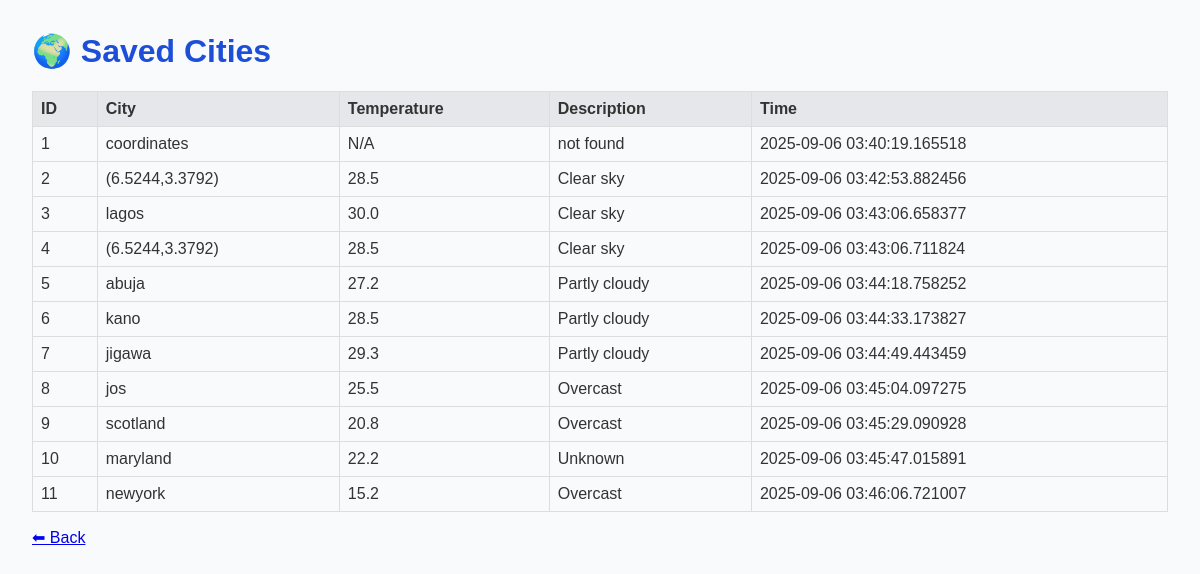
/cities/ui, run on an earlier commit of the app's database.
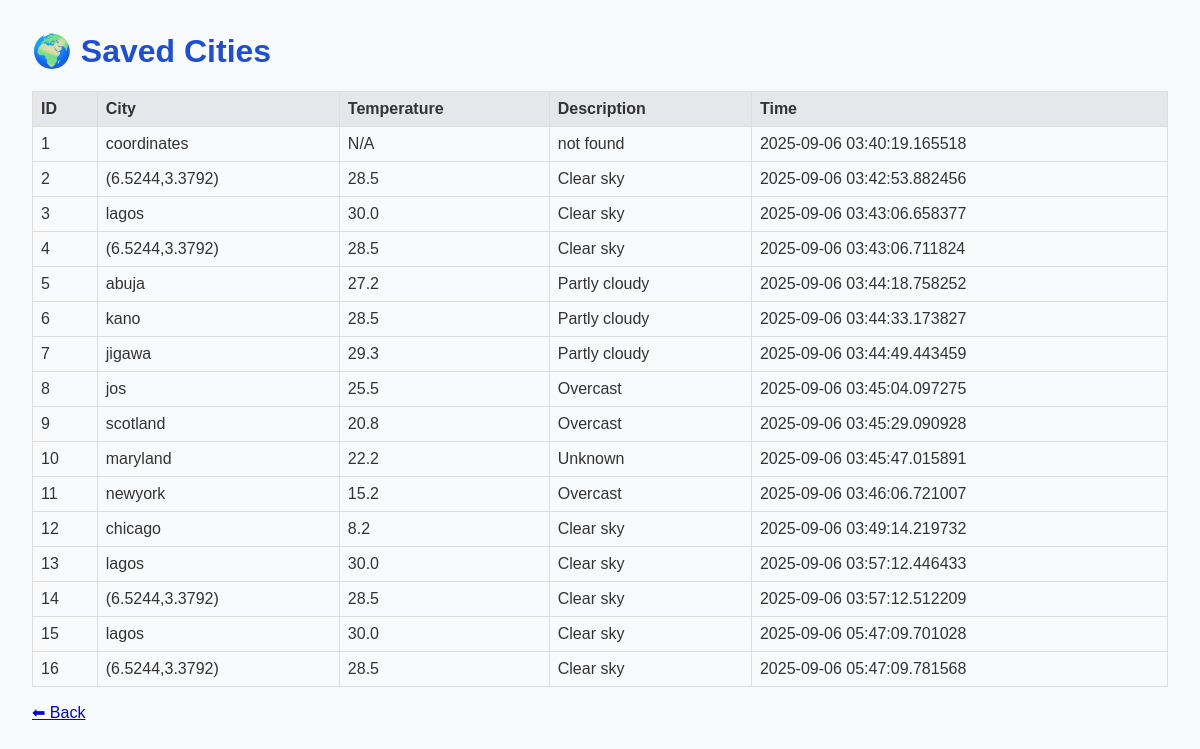
And on a later commit of the database.
### models.py (models this page shows)
class WeatherHistory(Base):
    __tablename__ = "weather_history"
    id = Column(Integer, primary_key=True, index=True)
    city = Column(String, index=True)
    temperature = Column(Float)
    description = Column(String)
    timestamp = Column(DateTime, default=datetime.utcnow)

### main.py (the view)
@app.get("/cities/ui", response_class=HTMLResponse)
def get_cities_ui(request: Request, db: Session = Depends(get_db)):
    cities = db.query(models.WeatherHistory).all()
    return templates.TemplateResponse("cities.html", {"request": request, "cities": cities})

### templates/cities.html (shortened to what this page needs)
<!DOCTYPE html>
<html>
<head>
</head>
<body>
<h1>🌍 Saved Cities</h1>
<table>
    <tr><th>ID</th><th>City</th><th>Temperature</th><th>Description</th><th>Time</th></tr>
    {% for city in cities %}
    <tr>
        <td>{{ city.id }}</td>
        <td>{{ city.city }}</td>
        <td>{{ city.temperature or "N/A" }}</td>
        <td>{{ city.description }}</td>
        <td>{{ city.timestamp }}</td>
    </tr>
    {% endfor %}
</table>
<p><a href="/">⬅ Back</a></p>
</body>
</html>

### templates/cities.html (style rules this page uses)
body { font-family: Arial, sans-serif; margin: 2rem; background: #f9fafb; color: #333; }
h1 { color: #1d4ed8; }
table { border-collapse: collapse; width: 100%; margin-top: 1rem; }
th, td { border: 1px solid #ddd; padding: 8px; }
th { background: #e5e7eb; text-align: left; }

What changed in the data, as far as the page shows it:
added WeatherHistory: id "12", city "chicago", temperature "8.2", description "Clear sky", timestamp "2025-09-06 03:49:14.219732"
added WeatherHistory: id "13", city "lagos", temperature "30.0", description "Clear sky", timestamp "2025-09-06 03:57:12.446433"
added WeatherHistory: id "14", city "(6.5244,3.3792)", temperature "28.5", description "Clear sky", timestamp "2025-09-06 03:57:12.512209"
added WeatherHistory: id "15", city "lagos", temperature "30.0", description "Clear sky", timestamp "2025-09-06 05:47:09.701028"
added WeatherHistory: id "16", city "(6.5244,3.3792)", temperature "28.5", description "Clear sky", timestamp "2025-09-06 05:47:09.781568"
